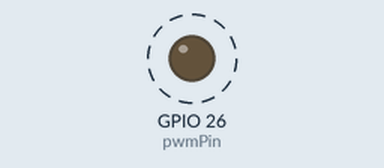
The sketch below on a simulated ESP32. Shown: output pins drawn as LEDs (lit = HIGH). Dashed ring = blinking.

Above: at 0.05 s.
Timing chart, 0 to 1.3 s (numbered marks = the images above):
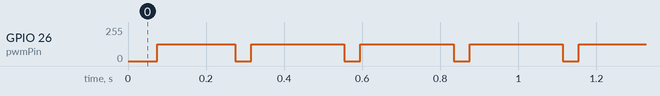

Measured:
- by itself, GPIO 26 (pwmPin): alternates 126/255 for 0.24 s and 0/255 for 0.04 s

The sketch:

02_sin_wave_50Hz.ino
```cpp
#include <cmath> // Include the cmath library for sin() and M_PI

int pwmPin = 26; // GPIO26

void setup() {
  ledcAttach(pwmPin, 100000, 8); // Attach GPIO26 to LEDC and configure it 100kHz
}

const int freq = 50;
const float Tper_us = 1000000.0 / freq;

void loop() {
  // Get the current time in microseconds within a single period
  unsigned long time_in_period = micros() % (unsigned long)Tper_us;

  // Convert the time to a normalized angle from 0 to 2*PI radians
  // The expression is (time_in_period / Tper_us) * (2 * M_PI)
  float angle = (float)time_in_period / Tper_us * 2.0 * M_PI;

  // Calculate the duty cycle from the sine wave
  // The value will range from 0 to 255 (for 8-bit resolution)
  int duty = (int)(127.5 * (sin(angle) + 1.0));

  ledcWrite(pwmPin, duty);
}
```
